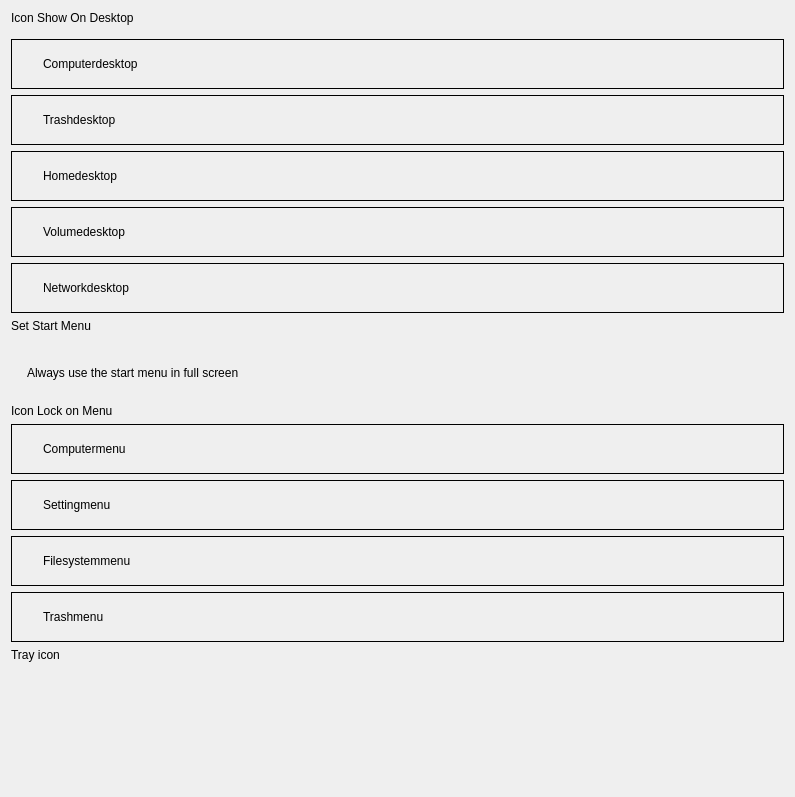
<?xml version="1.0" encoding="UTF-8"?>
<ui version="4.0">
 <class>Desktop</class>
 <widget class="QWidget" name="Desktop">
  <property name="geometry">
   <rect>
    <x>0</x>
    <y>0</y>
    <width>795</width>
    <height>797</height>
   </rect>
  </property>
  <property name="minimumSize">
   <size>
    <width>0</width>
    <height>0</height>
   </size>
  </property>
  <property name="maximumSize">
   <size>
    <width>16777215</width>
    <height>16777215</height>
   </size>
  </property>
  <property name="windowTitle">
   <string notr="true">Desktop</string>
  </property>
  <layout class="QVBoxLayout" name="verticalLayout">
   <item>
    <widget class="QLabel" name="titleLabel">
     <property name="sizePolicy">
      <sizepolicy hsizetype="Fixed" vsizetype="Fixed">
       <horstretch>0</horstretch>
       <verstretch>0</verstretch>
      </sizepolicy>
     </property>
     <property name="text">
      <string>Icon Show On Desktop</string>
     </property>
    </widget>
   </item>
   <item>
    <spacer name="verticalSpacer">
     <property name="orientation">
      <enum>Qt::Vertical</enum>
     </property>
     <property name="sizeType">
      <enum>QSizePolicy::Fixed</enum>
     </property>
     <property name="sizeHint" stdset="0">
      <size>
       <width>20</width>
       <height>8</height>
      </size>
     </property>
    </spacer>
   </item>
   <item>
    <widget class="QFrame" name="deskComputerFrame">
     <property name="minimumSize">
      <size>
       <width>550</width>
       <height>50</height>
      </size>
     </property>
     <property name="maximumSize">
      <size>
       <width>960</width>
       <height>50</height>
      </size>
     </property>
     <property name="frameShape">
      <enum>QFrame::Box</enum>
     </property>
     <layout class="QHBoxLayout" name="horizontalLayout_2">
      <property name="spacing">
       <number>0</number>
      </property>
      <property name="leftMargin">
       <number>0</number>
      </property>
      <property name="topMargin">
       <number>0</number>
      </property>
      <property name="rightMargin">
       <number>0</number>
      </property>
      <property name="bottomMargin">
       <number>0</number>
      </property>
      <item>
       <layout class="QHBoxLayout" name="deskComputerHorLayout">
        <property name="spacing">
         <number>8</number>
        </property>
        <property name="leftMargin">
         <number>16</number>
        </property>
        <property name="rightMargin">
         <number>16</number>
        </property>
        <item>
         <widget class="QLabel" name="deskComputerLabel">
          <property name="sizePolicy">
           <sizepolicy hsizetype="Fixed" vsizetype="Fixed">
            <horstretch>0</horstretch>
            <verstretch>0</verstretch>
           </sizepolicy>
          </property>
          <property name="text">
           <string/>
          </property>
          <property name="scaledContents">
           <bool>true</bool>
          </property>
         </widget>
        </item>
        <item>
         <widget class="QLabel" name="label_11">
          <property name="sizePolicy">
           <sizepolicy hsizetype="Fixed" vsizetype="Fixed">
            <horstretch>0</horstretch>
            <verstretch>0</verstretch>
           </sizepolicy>
          </property>
          <property name="text">
           <string>Computerdesktop</string>
          </property>
         </widget>
        </item>
        <item>
         <spacer name="horizontalSpacer">
          <property name="orientation">
           <enum>Qt::Horizontal</enum>
          </property>
          <property name="sizeHint" stdset="0">
           <size>
            <width>40</width>
            <height>20</height>
           </size>
          </property>
         </spacer>
        </item>
       </layout>
      </item>
     </layout>
    </widget>
   </item>
   <item>
    <widget class="QFrame" name="deskTrashFrame">
     <property name="minimumSize">
      <size>
       <width>550</width>
       <height>50</height>
      </size>
     </property>
     <property name="maximumSize">
      <size>
       <width>960</width>
       <height>50</height>
      </size>
     </property>
     <property name="frameShape">
      <enum>QFrame::Box</enum>
     </property>
     <layout class="QHBoxLayout" name="horizontalLayout_4">
      <property name="spacing">
       <number>0</number>
      </property>
      <property name="leftMargin">
       <number>0</number>
      </property>
      <property name="topMargin">
       <number>0</number>
      </property>
      <property name="rightMargin">
       <number>0</number>
      </property>
      <property name="bottomMargin">
       <number>0</number>
      </property>
      <item>
       <layout class="QHBoxLayout" name="deskTrashHorLayout">
        <property name="spacing">
         <number>8</number>
        </property>
        <property name="leftMargin">
         <number>16</number>
        </property>
        <property name="rightMargin">
         <number>16</number>
        </property>
        <item>
         <widget class="QLabel" name="deskTrashLabel">
          <property name="sizePolicy">
           <sizepolicy hsizetype="Fixed" vsizetype="Fixed">
            <horstretch>0</horstretch>
            <verstretch>0</verstretch>
           </sizepolicy>
          </property>
          <property name="text">
           <string/>
          </property>
          <property name="scaledContents">
           <bool>true</bool>
          </property>
         </widget>
        </item>
        <item>
         <widget class="QLabel" name="label_12">
          <property name="sizePolicy">
           <sizepolicy hsizetype="Fixed" vsizetype="Fixed">
            <horstretch>0</horstretch>
            <verstretch>0</verstretch>
           </sizepolicy>
          </property>
          <property name="text">
           <string>Trashdesktop</string>
          </property>
         </widget>
        </item>
        <item>
         <spacer name="horizontalSpacer_2">
          <property name="orientation">
           <enum>Qt::Horizontal</enum>
          </property>
          <property name="sizeHint" stdset="0">
           <size>
            <width>40</width>
            <height>20</height>
           </size>
          </property>
         </spacer>
        </item>
       </layout>
      </item>
     </layout>
    </widget>
   </item>
   <item>
    <widget class="QFrame" name="deskHomeFrame">
     <property name="minimumSize">
      <size>
       <width>550</width>
       <height>50</height>
      </size>
     </property>
     <property name="maximumSize">
      <size>
       <width>960</width>
       <height>50</height>
      </size>
     </property>
     <property name="frameShape">
      <enum>QFrame::Box</enum>
     </property>
     <layout class="QHBoxLayout" name="horizontalLayout_6">
      <property name="spacing">
       <number>0</number>
      </property>
      <property name="leftMargin">
       <number>0</number>
      </property>
      <property name="topMargin">
       <number>0</number>
      </property>
      <property name="rightMargin">
       <number>0</number>
      </property>
      <property name="bottomMargin">
       <number>0</number>
      </property>
      <item>
       <layout class="QHBoxLayout" name="deskHomeHorLayout">
        <property name="spacing">
         <number>8</number>
        </property>
        <property name="leftMargin">
         <number>16</number>
        </property>
        <property name="rightMargin">
         <number>16</number>
        </property>
        <item>
         <widget class="QLabel" name="deskHomeLabel">
          <property name="sizePolicy">
           <sizepolicy hsizetype="Fixed" vsizetype="Fixed">
            <horstretch>0</horstretch>
            <verstretch>0</verstretch>
           </sizepolicy>
          </property>
          <property name="text">
           <string/>
          </property>
          <property name="scaledContents">
           <bool>true</bool>
          </property>
         </widget>
        </item>
        <item>
         <widget class="QLabel" name="label_13">
          <property name="sizePolicy">
           <sizepolicy hsizetype="Fixed" vsizetype="Fixed">
            <horstretch>0</horstretch>
            <verstretch>0</verstretch>
           </sizepolicy>
          </property>
          <property name="text">
           <string>Homedesktop</string>
          </property>
         </widget>
        </item>
        <item>
         <spacer name="horizontalSpacer_3">
          <property name="orientation">
           <enum>Qt::Horizontal</enum>
          </property>
          <property name="sizeHint" stdset="0">
           <size>
            <width>40</width>
            <height>20</height>
           </size>
          </property>
         </spacer>
        </item>
       </layout>
      </item>
     </layout>
    </widget>
   </item>
   <item>
    <widget class="QFrame" name="deskVolumeFrame">
     <property name="minimumSize">
      <size>
       <width>550</width>
       <height>50</height>
      </size>
     </property>
     <property name="maximumSize">
      <size>
       <width>960</width>
       <height>50</height>
      </size>
     </property>
     <property name="frameShape">
      <enum>QFrame::Box</enum>
     </property>
     <layout class="QHBoxLayout" name="horizontalLayout_8">
      <property name="spacing">
       <number>0</number>
      </property>
      <property name="leftMargin">
       <number>0</number>
      </property>
      <property name="topMargin">
       <number>0</number>
      </property>
      <property name="rightMargin">
       <number>0</number>
      </property>
      <property name="bottomMargin">
       <number>0</number>
      </property>
      <item>
       <layout class="QHBoxLayout" name="deskVolumeHorLayout">
        <property name="spacing">
         <number>8</number>
        </property>
        <property name="leftMargin">
         <number>16</number>
        </property>
        <property name="rightMargin">
         <number>16</number>
        </property>
        <item>
         <widget class="QLabel" name="deskVolumeLabel">
          <property name="sizePolicy">
           <sizepolicy hsizetype="Fixed" vsizetype="Fixed">
            <horstretch>0</horstretch>
            <verstretch>0</verstretch>
           </sizepolicy>
          </property>
          <property name="text">
           <string/>
          </property>
          <property name="scaledContents">
           <bool>true</bool>
          </property>
         </widget>
        </item>
        <item>
         <widget class="QLabel" name="label_14">
          <property name="sizePolicy">
           <sizepolicy hsizetype="Fixed" vsizetype="Fixed">
            <horstretch>0</horstretch>
            <verstretch>0</verstretch>
           </sizepolicy>
          </property>
          <property name="text">
           <string>Volumedesktop</string>
          </property>
         </widget>
        </item>
        <item>
         <spacer name="horizontalSpacer_4">
          <property name="orientation">
           <enum>Qt::Horizontal</enum>
          </property>
          <property name="sizeHint" stdset="0">
           <size>
            <width>40</width>
            <height>20</height>
           </size>
          </property>
         </spacer>
        </item>
       </layout>
      </item>
     </layout>
    </widget>
   </item>
   <item>
    <widget class="QFrame" name="deskNetworkFrame">
     <property name="minimumSize">
      <size>
       <width>550</width>
       <height>50</height>
      </size>
     </property>
     <property name="maximumSize">
      <size>
       <width>960</width>
       <height>50</height>
      </size>
     </property>
     <property name="frameShape">
      <enum>QFrame::Box</enum>
     </property>
     <layout class="QHBoxLayout" name="horizontalLayout_10">
      <property name="spacing">
       <number>0</number>
      </property>
      <property name="leftMargin">
       <number>0</number>
      </property>
      <property name="topMargin">
       <number>0</number>
      </property>
      <property name="rightMargin">
       <number>0</number>
      </property>
      <property name="bottomMargin">
       <number>0</number>
      </property>
      <item>
       <layout class="QHBoxLayout" name="deskNetworkHorLayout">
        <property name="spacing">
         <number>8</number>
        </property>
        <property name="leftMargin">
         <number>16</number>
        </property>
        <property name="rightMargin">
         <number>16</number>
        </property>
        <item>
         <widget class="QLabel" name="deskNetworkLabel">
          <property name="sizePolicy">
           <sizepolicy hsizetype="Fixed" vsizetype="Fixed">
            <horstretch>0</horstretch>
            <verstretch>0</verstretch>
           </sizepolicy>
          </property>
          <property name="text">
           <string/>
          </property>
          <property name="scaledContents">
           <bool>true</bool>
          </property>
         </widget>
        </item>
        <item>
         <widget class="QLabel" name="label_15">
          <property name="sizePolicy">
           <sizepolicy hsizetype="Fixed" vsizetype="Fixed">
            <horstretch>0</horstretch>
            <verstretch>0</verstretch>
           </sizepolicy>
          </property>
          <property name="text">
           <string>Networkdesktop</string>
          </property>
         </widget>
        </item>
        <item>
         <spacer name="horizontalSpacer_5">
          <property name="orientation">
           <enum>Qt::Horizontal</enum>
          </property>
          <property name="sizeHint" stdset="0">
           <size>
            <width>40</width>
            <height>20</height>
           </size>
          </property>
         </spacer>
        </item>
       </layout>
      </item>
     </layout>
    </widget>
   </item>
   <item>
    <layout class="QHBoxLayout" name="horizontalLayout_3">
     <property name="bottomMargin">
      <number>9</number>
     </property>
     <item>
      <widget class="QLabel" name="title2Label">
       <property name="text">
        <string>Set Start Menu</string>
       </property>
      </widget>
     </item>
    </layout>
   </item>
   <item>
    <widget class="QWidget" name="fullScreenMenuWidget" native="true">
     <property name="minimumSize">
      <size>
       <width>550</width>
       <height>50</height>
      </size>
     </property>
     <property name="maximumSize">
      <size>
       <width>960</width>
       <height>50</height>
      </size>
     </property>
     <layout class="QHBoxLayout" name="horizontalLayout_13">
      <property name="spacing">
       <number>0</number>
      </property>
      <property name="leftMargin">
       <number>0</number>
      </property>
      <property name="topMargin">
       <number>0</number>
      </property>
      <property name="rightMargin">
       <number>0</number>
      </property>
      <property name="bottomMargin">
       <number>0</number>
      </property>
      <item>
       <layout class="QHBoxLayout" name="fullScreenMenuLayout">
        <property name="spacing">
         <number>8</number>
        </property>
        <property name="leftMargin">
         <number>16</number>
        </property>
        <property name="rightMargin">
         <number>16</number>
        </property>
        <item>
         <widget class="QLabel" name="label_21">
          <property name="sizePolicy">
           <sizepolicy hsizetype="Fixed" vsizetype="Fixed">
            <horstretch>0</horstretch>
            <verstretch>0</verstretch>
           </sizepolicy>
          </property>
          <property name="text">
           <string>Always use the start menu in full screen</string>
          </property>
         </widget>
        </item>
        <item>
         <spacer name="horizontalSpacer_11">
          <property name="orientation">
           <enum>Qt::Horizontal</enum>
          </property>
          <property name="sizeHint" stdset="0">
           <size>
            <width>40</width>
            <height>20</height>
           </size>
          </property>
         </spacer>
        </item>
       </layout>
      </item>
     </layout>
    </widget>
   </item>
   <item>
    <widget class="QLabel" name="menuLabel">
     <property name="sizePolicy">
      <sizepolicy hsizetype="Fixed" vsizetype="Fixed">
       <horstretch>0</horstretch>
       <verstretch>0</verstretch>
      </sizepolicy>
     </property>
     <property name="text">
      <string>Icon Lock on Menu</string>
     </property>
    </widget>
   </item>
   <item>
    <widget class="QFrame" name="menuComputerFrame">
     <property name="minimumSize">
      <size>
       <width>550</width>
       <height>50</height>
      </size>
     </property>
     <property name="maximumSize">
      <size>
       <width>960</width>
       <height>50</height>
      </size>
     </property>
     <property name="frameShape">
      <enum>QFrame::Box</enum>
     </property>
     <layout class="QHBoxLayout" name="horizontalLayout_12">
      <property name="spacing">
       <number>0</number>
      </property>
      <property name="leftMargin">
       <number>0</number>
      </property>
      <property name="topMargin">
       <number>0</number>
      </property>
      <property name="rightMargin">
       <number>0</number>
      </property>
      <property name="bottomMargin">
       <number>0</number>
      </property>
      <item>
       <layout class="QHBoxLayout" name="menuComputerHorLayout">
        <property name="spacing">
         <number>8</number>
        </property>
        <property name="leftMargin">
         <number>16</number>
        </property>
        <property name="rightMargin">
         <number>16</number>
        </property>
        <item>
         <widget class="QLabel" name="menuComputerLabel">
          <property name="sizePolicy">
           <sizepolicy hsizetype="Fixed" vsizetype="Fixed">
            <horstretch>0</horstretch>
            <verstretch>0</verstretch>
           </sizepolicy>
          </property>
          <property name="text">
           <string/>
          </property>
          <property name="scaledContents">
           <bool>true</bool>
          </property>
         </widget>
        </item>
        <item>
         <widget class="QLabel" name="label_16">
          <property name="sizePolicy">
           <sizepolicy hsizetype="Fixed" vsizetype="Fixed">
            <horstretch>0</horstretch>
            <verstretch>0</verstretch>
           </sizepolicy>
          </property>
          <property name="text">
           <string>Computermenu</string>
          </property>
         </widget>
        </item>
        <item>
         <spacer name="horizontalSpacer_6">
          <property name="orientation">
           <enum>Qt::Horizontal</enum>
          </property>
          <property name="sizeHint" stdset="0">
           <size>
            <width>40</width>
            <height>20</height>
           </size>
          </property>
         </spacer>
        </item>
       </layout>
      </item>
     </layout>
    </widget>
   </item>
   <item>
    <widget class="QFrame" name="menuTrashFrame">
     <property name="minimumSize">
      <size>
       <width>550</width>
       <height>50</height>
      </size>
     </property>
     <property name="maximumSize">
      <size>
       <width>960</width>
       <height>50</height>
      </size>
     </property>
     <property name="frameShape">
      <enum>QFrame::Box</enum>
     </property>
     <layout class="QHBoxLayout" name="horizontalLayout_14">
      <property name="spacing">
       <number>0</number>
      </property>
      <property name="leftMargin">
       <number>0</number>
      </property>
      <property name="topMargin">
       <number>0</number>
      </property>
      <property name="rightMargin">
       <number>0</number>
      </property>
      <property name="bottomMargin">
       <number>0</number>
      </property>
      <item>
       <layout class="QHBoxLayout" name="menuSettingHorLayout">
        <property name="spacing">
         <number>8</number>
        </property>
        <property name="leftMargin">
         <number>16</number>
        </property>
        <property name="rightMargin">
         <number>16</number>
        </property>
        <item>
         <widget class="QLabel" name="menuSettingsLabel">
          <property name="sizePolicy">
           <sizepolicy hsizetype="Fixed" vsizetype="Fixed">
            <horstretch>0</horstretch>
            <verstretch>0</verstretch>
           </sizepolicy>
          </property>
          <property name="text">
           <string/>
          </property>
          <property name="scaledContents">
           <bool>true</bool>
          </property>
         </widget>
        </item>
        <item>
         <widget class="QLabel" name="label_19">
          <property name="sizePolicy">
           <sizepolicy hsizetype="Fixed" vsizetype="Fixed">
            <horstretch>0</horstretch>
            <verstretch>0</verstretch>
           </sizepolicy>
          </property>
          <property name="text">
           <string>Settingmenu</string>
          </property>
         </widget>
        </item>
        <item>
         <spacer name="horizontalSpacer_9">
          <property name="orientation">
           <enum>Qt::Horizontal</enum>
          </property>
          <property name="sizeHint" stdset="0">
           <size>
            <width>40</width>
            <height>20</height>
           </size>
          </property>
         </spacer>
        </item>
       </layout>
      </item>
     </layout>
    </widget>
   </item>
   <item>
    <widget class="QFrame" name="menuFilesystemFrame">
     <property name="minimumSize">
      <size>
       <width>550</width>
       <height>50</height>
      </size>
     </property>
     <property name="maximumSize">
      <size>
       <width>960</width>
       <height>50</height>
      </size>
     </property>
     <property name="frameShape">
      <enum>QFrame::Box</enum>
     </property>
     <layout class="QHBoxLayout" name="horizontalLayout_16">
      <property name="spacing">
       <number>0</number>
      </property>
      <property name="leftMargin">
       <number>0</number>
      </property>
      <property name="topMargin">
       <number>0</number>
      </property>
      <property name="rightMargin">
       <number>0</number>
      </property>
      <property name="bottomMargin">
       <number>0</number>
      </property>
      <item>
       <layout class="QHBoxLayout" name="menuFilesystemHorLayout">
        <property name="spacing">
         <number>8</number>
        </property>
        <property name="leftMargin">
         <number>16</number>
        </property>
        <property name="rightMargin">
         <number>16</number>
        </property>
        <item>
         <widget class="QLabel" name="menuFilesystemLabel">
          <property name="sizePolicy">
           <sizepolicy hsizetype="Fixed" vsizetype="Fixed">
            <horstretch>0</horstretch>
            <verstretch>0</verstretch>
           </sizepolicy>
          </property>
          <property name="text">
           <string/>
          </property>
          <property name="scaledContents">
           <bool>true</bool>
          </property>
         </widget>
        </item>
        <item>
         <widget class="QLabel" name="label_18">
          <property name="sizePolicy">
           <sizepolicy hsizetype="Fixed" vsizetype="Fixed">
            <horstretch>0</horstretch>
            <verstretch>0</verstretch>
           </sizepolicy>
          </property>
          <property name="text">
           <string>Filesystemmenu</string>
          </property>
         </widget>
        </item>
        <item>
         <spacer name="horizontalSpacer_8">
          <property name="orientation">
           <enum>Qt::Horizontal</enum>
          </property>
          <property name="sizeHint" stdset="0">
           <size>
            <width>40</width>
            <height>20</height>
           </size>
          </property>
         </spacer>
        </item>
       </layout>
      </item>
     </layout>
    </widget>
   </item>
   <item>
    <widget class="QFrame" name="menuSettingFrame">
     <property name="minimumSize">
      <size>
       <width>550</width>
       <height>50</height>
      </size>
     </property>
     <property name="maximumSize">
      <size>
       <width>960</width>
       <height>50</height>
      </size>
     </property>
     <property name="frameShape">
      <enum>QFrame::Box</enum>
     </property>
     <layout class="QHBoxLayout" name="horizontalLayout_18">
      <property name="spacing">
       <number>0</number>
      </property>
      <property name="leftMargin">
       <number>0</number>
      </property>
      <property name="topMargin">
       <number>0</number>
      </property>
      <property name="rightMargin">
       <number>0</number>
      </property>
      <property name="bottomMargin">
       <number>0</number>
      </property>
      <item>
       <layout class="QHBoxLayout" name="menuTrashHorLayout">
        <property name="spacing">
         <number>8</number>
        </property>
        <property name="leftMargin">
         <number>16</number>
        </property>
        <property name="rightMargin">
         <number>16</number>
        </property>
        <item>
         <widget class="QLabel" name="menuTrashLabel">
          <property name="sizePolicy">
           <sizepolicy hsizetype="Fixed" vsizetype="Fixed">
            <horstretch>0</horstretch>
            <verstretch>0</verstretch>
           </sizepolicy>
          </property>
          <property name="text">
           <string/>
          </property>
          <property name="scaledContents">
           <bool>true</bool>
          </property>
         </widget>
        </item>
        <item>
         <widget class="QLabel" name="label_17">
          <property name="sizePolicy">
           <sizepolicy hsizetype="Fixed" vsizetype="Fixed">
            <horstretch>0</horstretch>
            <verstretch>0</verstretch>
           </sizepolicy>
          </property>
          <property name="text">
           <string>Trashmenu</string>
          </property>
         </widget>
        </item>
        <item>
         <spacer name="horizontalSpacer_7">
          <property name="orientation">
           <enum>Qt::Horizontal</enum>
          </property>
          <property name="sizeHint" stdset="0">
           <size>
            <width>40</width>
            <height>20</height>
           </size>
          </property>
         </spacer>
        </item>
       </layout>
      </item>
     </layout>
    </widget>
   </item>
   <item>
    <layout class="QHBoxLayout" name="horizontalLayout">
     <property name="bottomMargin">
      <number>9</number>
     </property>
     <item>
      <widget class="QLabel" name="title3Label">
       <property name="text">
        <string>Tray icon</string>
       </property>
      </widget>
     </item>
    </layout>
   </item>
   <item>
    <layout class="QVBoxLayout" name="trayVBoxLayout"/>
   </item>
   <item>
    <spacer name="verticalSpacer_3">
     <property name="orientation">
      <enum>Qt::Vertical</enum>
     </property>
     <property name="sizeHint" stdset="0">
      <size>
       <width>20</width>
       <height>40</height>
      </size>
     </property>
    </spacer>
   </item>
  </layout>
 </widget>
 <layoutdefault spacing="6" margin="11"/>
 <resources/>
 <connections/>
</ui>
